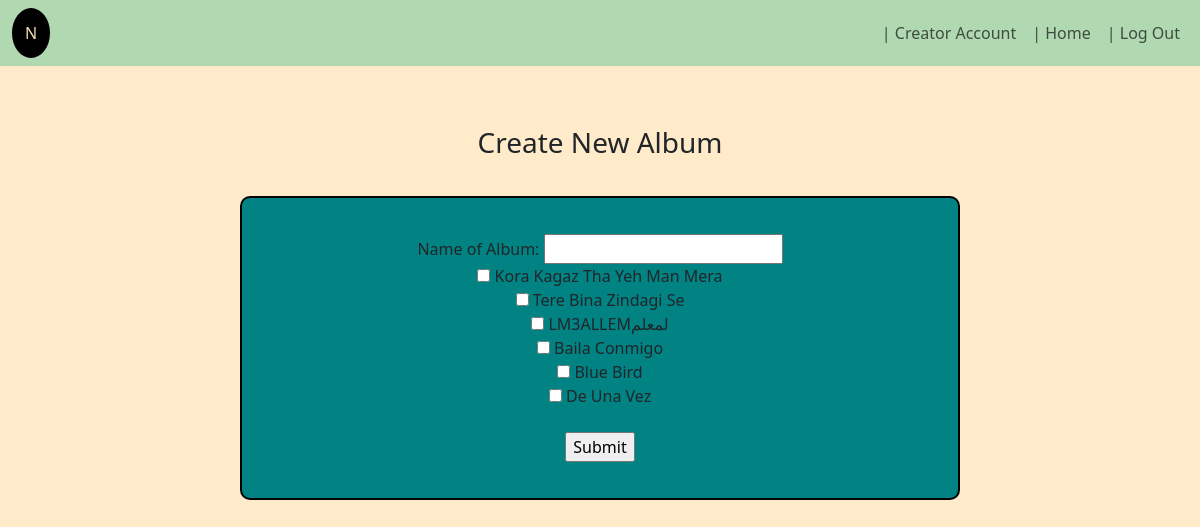
/createalbum (signed in), run on the app's committed database.
### application/models.py (models this page shows)
class Loggers(db.Model):
    __tablename__ = 'loggers'
    l_id = db.Column(db.Integer, autoincrement=True, primary_key=True)
    username = db.Column(db.String, unique=True)
    password = db.Column(db.String)
    profile = db.Column(db.String)
    comment = db.relationship("Songs", secondary="comments")

class Songs(db.Model):
    __tablename__="songs"
    s_id = db.Column(db.Integer, autoincrement=True, primary_key=True)
    name = db.Column(db.String, unique=True)
    lyrics = db.Column(db.String)
    rating = db.Column(db.Integer)
    doc = db.Column(db.String)
    singer = db.Column(db.String)
    g_id = db.Column(db.Integer, db.ForeignKey("genre.g_id"))
    l_id = db.Column(db.Integer, db.ForeignKey("loggers.l_id"))
    composer = db.relationship("Loggers", secondary="composer")

### application/controllers.py (the view, shortened to what this page needs)
    @app.route("/createalbum", methods=["GET", "POST"])
    def createalbum():
        User = db.session.query(Loggers).filter(Loggers.username==session.get('loggedUser')).first()
        if session.get('isLoggedIn') and session.get('profile')=="user":
            if request.method == "GET":
                data = {"nav": "even", "user": User, "e1":['Creator Account', url_for("creatorshome")], "e2":['Home', url_for('home')], "e3":['Log Out', 'logout']}
                allsongs = db.session.query(Songs).filter(Songs.l_id == User.l_id).all()
                if allsongs != []:
                    data['songs'] = []
                    for i in allsongs:
                        data['songs'].append(i)
                    return render_template("createalbum.html", data=data)
                else:
                    return redirect(url_for("error", token="notcreator"))

### templates/createalbum.html (shortened to what this page needs)
{% include 'header.html' %}
<link rel="stylesheet" type="text/css" href="http://127.0.0.1:5000/static/playlist.css">
<link rel="stylesheet" type="text/css" href="http://127.0.0.1:5000/static/createalbum.css">
</head>
<body style="background-color: #FFEAC9; text-align: center;">
    {% include 'nav.html' %}
    <h3 style="padding-top: 5%;">Create New Album</h3>
<form action="/createalbum" method="post" style="margin-right: 20%; margin-left: 20%;">
    <div class="container">
        <form action="/submit" method="post">
            <label for="name">Name of Album:</label>
            <input type="text" id="name" name="name" required>
            <br>
            {% for i in data['songs'] %}
                <input type="checkbox" id="checkbox{{ i }}" name="checkbox" value="{{ i.s_id }}">
                <label for="checkbox{{ i }}">{{ i.name | replace(".mp3", "")}}</label><br>
            {% endfor %}
            <br>
            <input type="submit" value="Submit">
        </form>
    </div>
</form>
{% include 'footer.html' %}

### templates/nav.html (shortened to what this page needs)
<header>
    <nav class="navbar navbar-expand-lg navbar-custom" style="background-color: #B0D9B1;">
        <div class="container-fluid">
            <div class="navbar-collapse" id="navbarNav" >
                {% if data['nav']=="uneven" %}
                    <button type="button" class="btn btn-primary" data-bs-toggle="modal" data-bs-target="#exampleModal" style="color: wheat; padding: 10px; border: 3px solid black; border-radius: 100%; background-color: black;">{{ data['user'].admin_name[0] | upper}}</button>
                {% else %}
                    <button type="button" class="btn btn-primary" data-bs-toggle="modal" data-bs-target="#exampleModal" style="color: wheat; padding: 10px; border: 3px solid black; border-radius: 100%; background-color: black;">{{ data['user'].username[0] | upper}}</button>
                {% endif %}
                <ul class="navbar-nav ms-auto">
                    <li class="nav-item">
                        <a class="nav-link" href="{{ data['e1'][1] }}">| {{ data['e1'][0] }}</a>
                    </li>
                    {% if data['sub']!='no' %}
                        <li class="nav-item">
                            <a class="nav-link" href="{{ data['e2'][1] }}">| {{ data['e2'][0] }}</a>
                        </li>
                    {% endif %}
                    <li class="nav-item">
                        <a class="nav-link" href="{{ data['e3'][1] }}">| {{ data['e3'][0] }}</a>
                    </li>
                </ul>
            </div>
        </div>
    </nav>
</header>

### static/playlist.css (style rules this page uses)
.container { margin-top: 5%; }

### static/createalbum.css (style rules this page uses)
.container { border: black solid 2px; border-radius: 10px; padding: 5%; background-color: #018383; }

### data on the page
Loggers: user "N"
Songs: name "Kora Kagaz Tha Yeh Man Mera"
Songs: name "Tere Bina Zindagi Se"
Songs: name "LM3ALLEMلمعلم"
Songs: name "Baila Conmigo"
Songs: name "Blue Bird"
Songs: name "De Una Vez"

### other printed values
{{ data['e1'][0] }} "Creator Account"
{{ data['e2'][0] }} "Home"
{{ data['e3'][0] }} "Log Out"
